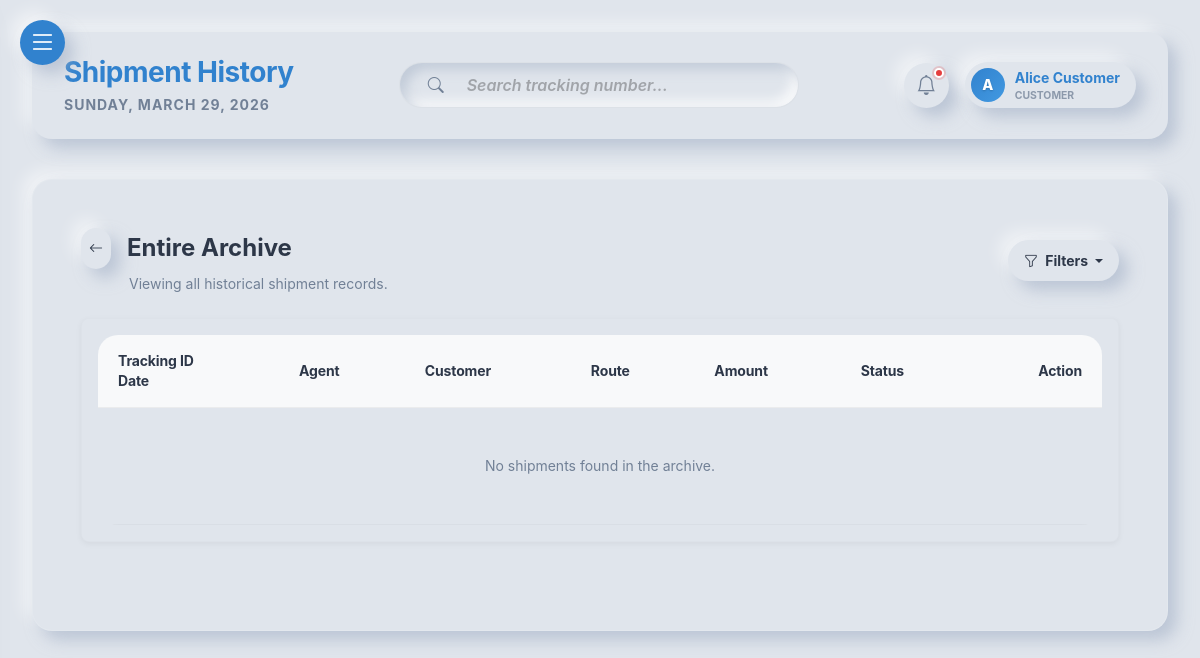
/customer/all_shipments.php (signed in), run on an earlier commit of the app's database.
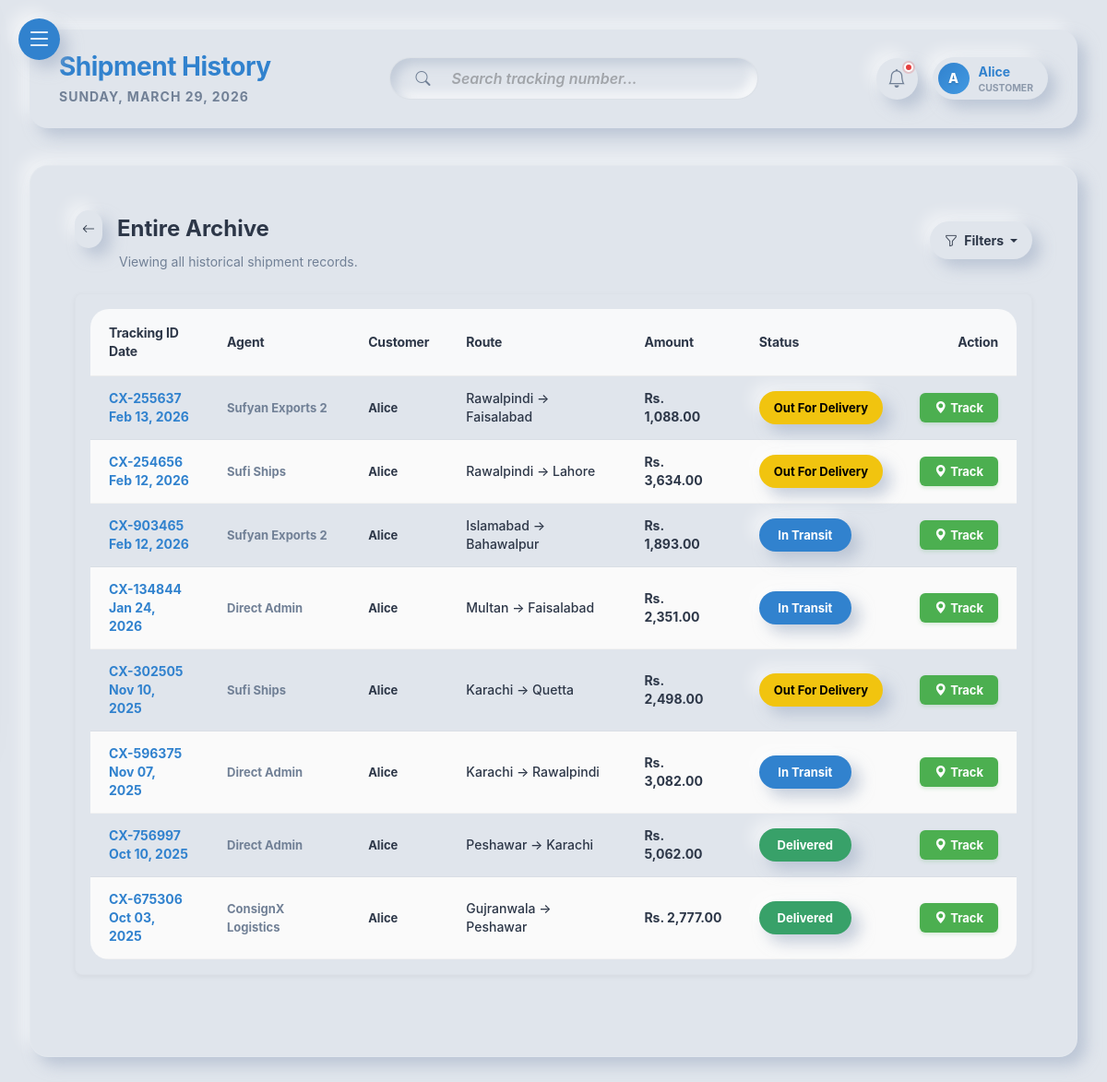
And on a later commit of the database.
### tables this page shows
CREATE TABLE `shipments` (
  `id` int(11) NOT NULL,
  `tracking_number` varchar(50) NOT NULL,
  `agent_id` int(11) DEFAULT NULL,
  `customer_id` int(11) NOT NULL,
  `origin_city_id` int(11) NOT NULL,
  `destination_city_id` int(11) NOT NULL,
  `recipient_name` varchar(100) NOT NULL,
  `recipient_phone` varchar(20) NOT NULL,
  `recipient_address` text NOT NULL,
  `weight` decimal(10,2) NOT NULL COMMENT 'Weight in kg',
  `price` decimal(10,2) NOT NULL,
  `status` enum('Pending','Picked Up','In Transit','Out For Delivery','Delivered','Returned','Cancelled') NOT NULL DEFAULT 'Pending',
  `created_at` timestamp NOT NULL DEFAULT current_timestamp(),
  `updated_at` timestamp NOT NULL DEFAULT current_timestamp() ON UPDATE current_timestamp()
);

CREATE TABLE `agents` (
  `id` int(11) NOT NULL,
  `name` varchar(100) NOT NULL,
  `company_name` varchar(150) NOT NULL,
  `username` varchar(50) DEFAULT NULL,
  `email` varchar(100) NOT NULL,
  `phone` varchar(20) NOT NULL,
  `password_hash` varchar(255) NOT NULL,
  `status` enum('active','inactive') NOT NULL DEFAULT 'active',
  `created_at` timestamp NOT NULL DEFAULT current_timestamp(),
  `profile_image` varchar(255) DEFAULT NULL
);

CREATE TABLE `customers` (
  `id` int(11) NOT NULL,
  `name` varchar(100) NOT NULL,
  `email` varchar(100) NOT NULL,
  `phone` varchar(20) NOT NULL,
  `password_hash` varchar(255) NOT NULL,
  `created_at` timestamp NOT NULL DEFAULT current_timestamp(),
  `profile_image` varchar(255) DEFAULT NULL
);

CREATE TABLE `cities` (
  `id` int(11) NOT NULL,
  `name` varchar(100) NOT NULL,
  `state` varchar(100) NOT NULL
);

### includes/functions.php (called while the page is built, shortened)
<?php
function escape($string)
{
    return htmlspecialchars($string, ENT_QUOTES, 'UTF-8');
}
function format_currency($amount)
{
    return 'Rs. ' . number_format((float) $amount, 2);
}
?>

### customer/all_shipments.php (the view, shortened to what the changed rows need)
<?php
require_once '../includes/db.php';
require_once '../includes/functions.php';
$customer_id = current_user_id();
try {
    $where = ["s.customer_id = ?"];
    $params = [$customer_id];
    $where_sql = implode(" AND ", $where);
    $stmt = $pdo->prepare("
        SELECT s.*,
               orig.name as origin_city, dest.name as dest_city,
               a.company_name as agent_name,
               c.name as customer_name
        FROM shipments s
        LEFT JOIN cities orig ON s.origin_city_id = orig.id
        LEFT JOIN cities dest ON s.destination_city_id = dest.id
        LEFT JOIN agents a ON s.agent_id = a.id
        LEFT JOIN customers c ON s.customer_id = c.id
        WHERE $where_sql
        ORDER BY s.created_at DESC
    ");
    $stmt->execute($params);
    $shipments = $stmt->fetchAll();
} catch (PDOException $e) {
    $msg = display_alert("Failed to load your shipments archive.", "danger");
    $shipments = [];
}
?>
<!DOCTYPE html>
<html lang="en">
<head>
    <link href="https://cdn.jsdelivr.net/npm/bootstrap@5.3.0/dist/css/bootstrap.min.css" rel="stylesheet">
    <link rel="stylesheet" href="https://cdn.jsdelivr.net/npm/bootstrap-icons@1.11.1/font/bootstrap-icons.css">
    <link rel="stylesheet" href="../assets/css/style.css">
    <link rel="stylesheet" href="../assets/css/neumorphism.css">
</head>
<body class="neumorphic-bg">
    <div class="admin-wrapper">
        <main class="main-content">
            <?php
            $page_title = 'Shipment History';
            require_once '../includes/top_header.php';
            ?>
            <div class="container-fluid px-0">
                <div class="neumorphic-card p-4 p-md-5 mb-5">
                    <div class="premium-table-container mt-4">
                        <div class="table-responsive" id="archiveTableContainer">
                            <table class="premium-table">
                                <thead>
                                    <tr>
                                        <th>Tracking ID <br> Date</th>
                                        <th>Agent</th>
                                        <th>Customer</th>
                                        <th>Route</th>
                                        <th>Amount</th>
                                        <th>Status</th>
                                        <th class="text-end">Action</th>
                                    </tr>
                                </thead>
                                <tbody>
                                    <?php if (empty($shipments)): ?>
                                    <tr>
                                        <td colspan="8" class="text-center text-muted py-5">No shipments found in the
                                            archive.</td>
                                    </tr>
                                    <?php else: ?>
                                    <?php foreach ($shipments as $ship): ?>
                                    <tr class="shipment-row">
                                        <td class="fw-bold text-primary">
                                            <?= escape($ship['tracking_number']), "<br>", date('M d, Y', strtotime($ship['created_at'])) ?>
                                        </td>
                                        <td class="small fw-bold text-muted">
                                            <?= escape($ship['agent_name'] ?? 'Direct Admin')?></td>
                                        <td>
                                            <div class="fw-bold small"><?= escape($ship['customer_name']) ?></div>
                                        </td>
                                        <td class="fw-medium"><?= escape($ship['origin_city']) ?> &rarr;
                                            <?= escape($ship['dest_city']) ?></td>
                                        <td class="fw-bold"><?= format_currency($ship['price']) ?></td>
                                        <td>
                                            <?php
                                                $bg = match ($ship['status']) {
                                                    'Pending' => 'status-pending',
                                                    'Delivered' => 'status-delivered',
                                                    'Cancelled' => 'status-cancelled',
                                                    'Returned' => 'status-returned',
                                                    'Picked Up' => 'status-picked-up',
                                                    'Out For Delivery' => 'status-out-delivery',
                                                    default => 'status-transit'
                                                };
                                                ?>
                                            <span
                                                class="badge-neumorphic <?= $bg ?> small fw-bold"><?= escape($ship['status']) ?></span>
                                        </td>
                                        <td class="text-end">
                                            <a href="track_shipment.php?tracking_number=<?= $ship['tracking_number'] ?>" class="btn-track">
                                                <i class="bi bi-geo-alt-fill me-1"></i> Track
                                            </a>
                                        </td>
                                    </tr>
                                    <?php endforeach; ?>
                                    <?php endif; ?>
                                </tbody>
                            </table>
                        </div>
                    </div>
                </div>
            </div>
        </main>
    </div>
</body>
</html>

### includes/top_header.php (shortened to what the changed rows need)
<?php
$u_role = $_SESSION['user_role'] ?? '';
$u_name = $_SESSION['user_name'] ?? 'User';
?>
<header class="top-header d-flex align-items-center justify-content-between mb-4">
    <div class="header-left">
        <h2 class="fw-bold text-primary mb-1"><?= $page_title ?? 'Dashboard' ?></h2>
    </div>
    <div class="header-right d-flex align-items-center gap-3">
        <div class="dropdown">
            <button class="btn neumorphic-btn d-flex align-items-center gap-2 p-1 pe-3 rounded-pill" data-bs-toggle="dropdown">
                <div class="text-start d-none d-md-block">
                    <p class="mb-0 fw-bold small text-primary line-height-1"><?= escape($u_name) ?></p>
                    <p class="mb-0 text-muted smaller text-uppercase fw-bold opacity-75"><?= ucfirst($u_role) ?></p>
                </div>
            </button>
        </div>
    </div>
</header>

What changed in the data, as far as the page shows it:
added shipments: tracking_number "CX-255637", created_at "Feb 13, 2026", agent.company_name "Sufyan Exports 2", customer.name "Alice", origin_city.name "Rawalpindi", destination_city.name "Faisalabad", price "Rs. 1,088.00", status "Out For Delivery"
added shipments: tracking_number "CX-254656", created_at "Feb 12, 2026", agent.company_name "Sufi Ships", customer.name "Alice", origin_city.name "Rawalpindi", destination_city.name "Lahore", price "Rs. 3,634.00", status "Out For Delivery"
added shipments: tracking_number "CX-903465", created_at "Feb 12, 2026", agent.company_name "Sufyan Exports 2", customer.name "Alice", origin_city.name "Islamabad", destination_city.name "Bahawalpur", price "Rs. 1,893.00", status "In Transit"
added shipments: tracking_number "CX-134844", created_at "Jan 24, 2026", agent_name "Direct Admin", customer.name "Alice", origin_city.name "Multan", destination_city.name "Faisalabad", price "Rs. 2,351.00", status "In Transit"
added shipments: tracking_number "CX-302505", created_at "Nov 10, 2025", agent.company_name "Sufi Ships", customer.name "Alice", origin_city.name "Karachi", destination_city.name "Quetta", price "Rs. 2,498.00", status "Out For Delivery"
added shipments: tracking_number "CX-596375", created_at "Nov 07, 2025", agent_name "Direct Admin", customer.name "Alice", origin_city.name "Karachi", destination_city.name "Rawalpindi", price "Rs. 3,082.00", status "In Transit"
added shipments: tracking_number "CX-756997", created_at "Oct 10, 2025", agent_name "Direct Admin", customer.name "Alice", origin_city.name "Peshawar", destination_city.name "Karachi", price "Rs. 5,062.00", status "Delivered"
added shipments: tracking_number "CX-675306", created_at "Oct 03, 2025", agent.company_name "ConsignX Logistics", customer.name "Alice", origin_city.name "Gujranwala", destination_city.name "Peshawar", price "Rs. 2,777.00", status "Delivered"
Also different on the page:
$u_name: "Alice Customer" → "Alice"
text no longer shown: "No shipments found in the archive."
